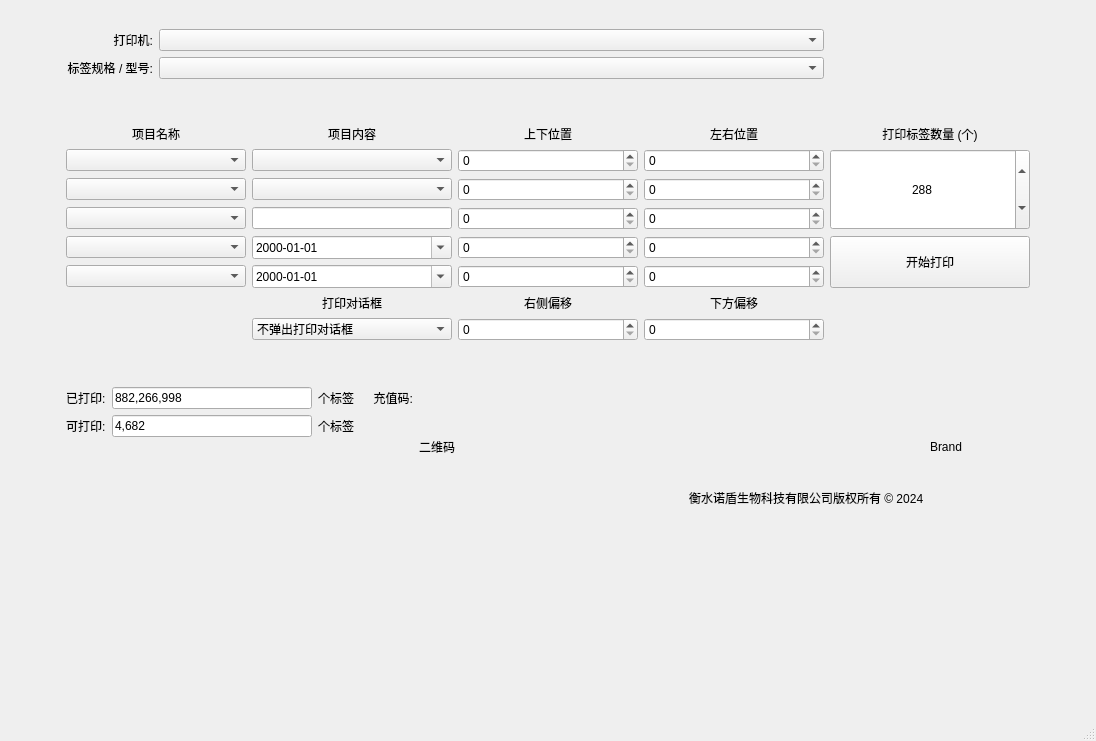
<?xml version="1.0" encoding="UTF-8"?>
<ui version="4.0">
 <class>CentralWidget</class>
 <widget class="QMainWindow" name="CentralWidget">
  <property name="geometry">
   <rect>
    <x>0</x>
    <y>0</y>
    <width>1096</width>
    <height>741</height>
   </rect>
  </property>
  <property name="windowTitle">
   <string>CentralWidget</string>
  </property>
  <property name="class" stdset="0">
   <string>CentralWidget</string>
  </property>
  <widget class="QWidget" name="centralwidget">
   <layout class="QGridLayout" name="gridLayout">
    <item row="1" column="2">
     <spacer name="horizontalSpacer_4">
      <property name="orientation">
       <enum>Qt::Horizontal</enum>
      </property>
      <property name="sizeHint" stdset="0">
       <size>
        <width>40</width>
        <height>20</height>
       </size>
      </property>
     </spacer>
    </item>
    <item row="1" column="1">
     <layout class="QGridLayout" name="gridLayout_2">
      <item row="5" column="4">
       <widget class="QSpinBox" name="spinBox_6">
        <property name="minimumSize">
         <size>
          <width>150</width>
          <height>0</height>
         </size>
        </property>
       </widget>
      </item>
      <item row="13" column="2">
       <widget class="QComboBox" name="comboBox_10">
        <item>
         <property name="text">
          <string>不弹出打印对话框</string>
         </property>
        </item>
        <item>
         <property name="text">
          <string>弹出打印对话框</string>
         </property>
        </item>
       </widget>
      </item>
      <item row="11" column="0" colspan="2">
       <widget class="QComboBox" name="comboBox_7"/>
      </item>
      <item row="9" column="3" rowspan="2">
       <widget class="QSpinBox" name="spinBox_4">
        <property name="minimumSize">
         <size>
          <width>180</width>
          <height>0</height>
         </size>
        </property>
       </widget>
      </item>
      <item row="5" column="3">
       <widget class="QSpinBox" name="spinBox">
        <property name="minimumSize">
         <size>
          <width>150</width>
          <height>0</height>
         </size>
        </property>
       </widget>
      </item>
      <item row="1" column="0">
       <widget class="QLabel" name="label_2">
        <property name="text">
         <string>标签规格 / 型号:</string>
        </property>
        <property name="alignment">
         <set>Qt::AlignRight|Qt::AlignTrailing|Qt::AlignVCenter</set>
        </property>
       </widget>
      </item>
      <item row="8" column="0" colspan="2">
       <widget class="QComboBox" name="comboBox_5"/>
      </item>
      <item row="6" column="2" rowspan="2">
       <widget class="QComboBox" name="comboBox_9"/>
      </item>
      <item row="6" column="3" rowspan="2">
       <widget class="QSpinBox" name="spinBox_2">
        <property name="minimumSize">
         <size>
          <width>180</width>
          <height>0</height>
         </size>
        </property>
       </widget>
      </item>
      <item row="1" column="1" colspan="4">
       <widget class="QComboBox" name="comboBox_2"/>
      </item>
      <item row="2" column="0">
       <spacer name="verticalSpacer_3">
        <property name="orientation">
         <enum>Qt::Vertical</enum>
        </property>
        <property name="sizeType">
         <enum>QSizePolicy::Fixed</enum>
        </property>
        <property name="sizeHint" stdset="0">
         <size>
          <width>20</width>
          <height>40</height>
         </size>
        </property>
       </spacer>
      </item>
      <item row="13" column="3">
       <widget class="QSpinBox" name="spinBox_11">
        <property name="minimumSize">
         <size>
          <width>150</width>
          <height>0</height>
         </size>
        </property>
       </widget>
      </item>
      <item row="11" column="2">
       <widget class="QDateEdit" name="dateEdit_2">
        <property name="displayFormat">
         <string>yyyy-MM-dd</string>
        </property>
        <property name="calendarPopup">
         <bool>true</bool>
        </property>
       </widget>
      </item>
      <item row="11" column="4">
       <widget class="QSpinBox" name="spinBox_10"/>
      </item>
      <item row="9" column="0" rowspan="2" colspan="2">
       <widget class="QComboBox" name="comboBox_6"/>
      </item>
      <item row="0" column="0">
       <widget class="QLabel" name="label">
        <property name="text">
         <string>打印机:</string>
        </property>
        <property name="alignment">
         <set>Qt::AlignRight|Qt::AlignTrailing|Qt::AlignVCenter</set>
        </property>
       </widget>
      </item>
      <item row="9" column="4" rowspan="2">
       <widget class="QSpinBox" name="spinBox_9">
        <property name="minimumSize">
         <size>
          <width>180</width>
          <height>0</height>
         </size>
        </property>
       </widget>
      </item>
      <item row="6" column="0" rowspan="2" colspan="2">
       <widget class="QComboBox" name="comboBox_4"/>
      </item>
      <item row="4" column="2">
       <widget class="QLabel" name="label_4">
        <property name="text">
         <string>项目内容</string>
        </property>
        <property name="alignment">
         <set>Qt::AlignCenter</set>
        </property>
       </widget>
      </item>
      <item row="9" column="2" rowspan="2">
       <widget class="QDateEdit" name="dateEdit_3">
        <property name="displayFormat">
         <string>yyyy-MM-dd</string>
        </property>
        <property name="calendarPopup">
         <bool>true</bool>
        </property>
       </widget>
      </item>
      <item row="4" column="0" colspan="2">
       <widget class="QLabel" name="label_3">
        <property name="text">
         <string>项目名称</string>
        </property>
        <property name="alignment">
         <set>Qt::AlignCenter</set>
        </property>
       </widget>
      </item>
      <item row="8" column="3">
       <widget class="QSpinBox" name="spinBox_3"/>
      </item>
      <item row="12" column="4">
       <widget class="QLabel" name="label_13">
        <property name="text">
         <string>下方偏移</string>
        </property>
        <property name="alignment">
         <set>Qt::AlignCenter</set>
        </property>
       </widget>
      </item>
      <item row="0" column="1" colspan="4">
       <widget class="QComboBox" name="comboBox"/>
      </item>
      <item row="5" column="2">
       <widget class="QComboBox" name="comboBox_8">
        <property name="sizePolicy">
         <sizepolicy hsizetype="Expanding" vsizetype="Fixed">
          <horstretch>0</horstretch>
          <verstretch>0</verstretch>
         </sizepolicy>
        </property>
        <property name="minimumSize">
         <size>
          <width>200</width>
          <height>0</height>
         </size>
        </property>
       </widget>
      </item>
      <item row="11" column="3">
       <widget class="QSpinBox" name="spinBox_5"/>
      </item>
      <item row="13" column="4">
       <widget class="QSpinBox" name="spinBox_12">
        <property name="minimumSize">
         <size>
          <width>150</width>
          <height>0</height>
         </size>
        </property>
       </widget>
      </item>
      <item row="12" column="2">
       <widget class="QLabel" name="label_14">
        <property name="text">
         <string>打印对话框</string>
        </property>
        <property name="alignment">
         <set>Qt::AlignCenter</set>
        </property>
       </widget>
      </item>
      <item row="5" column="5" rowspan="4">
       <widget class="QSpinBox" name="printCountSpinBox">
        <property name="sizePolicy">
         <sizepolicy hsizetype="Minimum" vsizetype="Expanding">
          <horstretch>0</horstretch>
          <verstretch>0</verstretch>
         </sizepolicy>
        </property>
        <property name="minimumSize">
         <size>
          <width>200</width>
          <height>0</height>
         </size>
        </property>
        <property name="maximumSize">
         <size>
          <width>200</width>
          <height>16777215</height>
         </size>
        </property>
        <property name="alignment">
         <set>Qt::AlignCenter</set>
        </property>
        <property name="maximum">
         <number>1000000</number>
        </property>
        <property name="value">
         <number>288</number>
        </property>
        <property name="class" stdset="0">
         <string>PrintCountSpinBox</string>
        </property>
       </widget>
      </item>
      <item row="4" column="5">
       <widget class="QLabel" name="label_7">
        <property name="text">
         <string>打印标签数量 (个)</string>
        </property>
        <property name="alignment">
         <set>Qt::AlignCenter</set>
        </property>
       </widget>
      </item>
      <item row="6" column="4" rowspan="2">
       <widget class="QSpinBox" name="spinBox_7">
        <property name="minimumSize">
         <size>
          <width>180</width>
          <height>0</height>
         </size>
        </property>
       </widget>
      </item>
      <item row="4" column="4">
       <widget class="QLabel" name="label_6">
        <property name="text">
         <string>左右位置</string>
        </property>
        <property name="alignment">
         <set>Qt::AlignCenter</set>
        </property>
       </widget>
      </item>
      <item row="5" column="0" colspan="2">
       <widget class="QComboBox" name="comboBox_3">
        <property name="minimumSize">
         <size>
          <width>180</width>
          <height>0</height>
         </size>
        </property>
       </widget>
      </item>
      <item row="4" column="3">
       <widget class="QLabel" name="label_5">
        <property name="text">
         <string>上下位置</string>
        </property>
        <property name="alignment">
         <set>Qt::AlignCenter</set>
        </property>
       </widget>
      </item>
      <item row="8" column="2">
       <widget class="QLineEdit" name="lineEdit"/>
      </item>
      <item row="12" column="3">
       <widget class="QLabel" name="label_12">
        <property name="text">
         <string>右侧偏移</string>
        </property>
        <property name="alignment">
         <set>Qt::AlignCenter</set>
        </property>
       </widget>
      </item>
      <item row="8" column="4">
       <widget class="QSpinBox" name="spinBox_8">
        <property name="minimumSize">
         <size>
          <width>180</width>
          <height>0</height>
         </size>
        </property>
       </widget>
      </item>
      <item row="9" column="5" rowspan="3">
       <widget class="QPushButton" name="printButton">
        <property name="sizePolicy">
         <sizepolicy hsizetype="Minimum" vsizetype="Expanding">
          <horstretch>0</horstretch>
          <verstretch>0</verstretch>
         </sizepolicy>
        </property>
        <property name="text">
         <string>开始打印</string>
        </property>
        <property name="class" stdset="0">
         <string>PrintButton</string>
        </property>
       </widget>
      </item>
      <item row="14" column="0">
       <spacer name="verticalSpacer_2">
        <property name="orientation">
         <enum>Qt::Vertical</enum>
        </property>
        <property name="sizeType">
         <enum>QSizePolicy::Fixed</enum>
        </property>
        <property name="sizeHint" stdset="0">
         <size>
          <width>20</width>
          <height>40</height>
         </size>
        </property>
       </spacer>
      </item>
      <item row="15" column="0" colspan="6">
       <widget class="QWidget" name="widget" native="true">
        <property name="minimumSize">
         <size>
          <width>0</width>
          <height>0</height>
         </size>
        </property>
        <layout class="QGridLayout" name="gridLayout_3">
         <property name="leftMargin">
          <number>0</number>
         </property>
         <property name="topMargin">
          <number>0</number>
         </property>
         <property name="rightMargin">
          <number>0</number>
         </property>
         <property name="bottomMargin">
          <number>0</number>
         </property>
         <item row="2" column="1">
          <widget class="QLineEdit" name="lineEdit_3">
           <property name="minimumSize">
            <size>
             <width>200</width>
             <height>0</height>
            </size>
           </property>
           <property name="maximumSize">
            <size>
             <width>250</width>
             <height>16777215</height>
            </size>
           </property>
           <property name="text">
            <string>4,682</string>
           </property>
          </widget>
         </item>
         <item row="1" column="0">
          <widget class="QLabel" name="label_8">
           <property name="text">
            <string>已打印:</string>
           </property>
          </widget>
         </item>
         <item row="2" column="0">
          <widget class="QLabel" name="label_10">
           <property name="text">
            <string>可打印:</string>
           </property>
          </widget>
         </item>
         <item row="1" column="4" rowspan="3">
          <widget class="QLabel" name="qrLabel">
           <property name="sizePolicy">
            <sizepolicy hsizetype="Fixed" vsizetype="Fixed">
             <horstretch>0</horstretch>
             <verstretch>0</verstretch>
            </sizepolicy>
           </property>
           <property name="minimumSize">
            <size>
             <width>120</width>
             <height>120</height>
            </size>
           </property>
           <property name="maximumSize">
            <size>
             <width>120</width>
             <height>120</height>
            </size>
           </property>
           <property name="baseSize">
            <size>
             <width>0</width>
             <height>0</height>
            </size>
           </property>
           <property name="text">
            <string>二维码</string>
           </property>
           <property name="class" stdset="0">
            <string>QrCodeLabel</string>
           </property>
          </widget>
         </item>
         <item row="1" column="2">
          <widget class="QLabel" name="label_9">
           <property name="text">
            <string>个标签</string>
           </property>
          </widget>
         </item>
         <item row="1" column="3">
          <widget class="QLabel" name="label_15">
           <property name="text">
            <string>    充值码:</string>
           </property>
           <property name="alignment">
            <set>Qt::AlignRight|Qt::AlignTrailing|Qt::AlignVCenter</set>
           </property>
          </widget>
         </item>
         <item row="1" column="1">
          <widget class="QLineEdit" name="lineEdit_2">
           <property name="minimumSize">
            <size>
             <width>200</width>
             <height>0</height>
            </size>
           </property>
           <property name="maximumSize">
            <size>
             <width>250</width>
             <height>16777215</height>
            </size>
           </property>
           <property name="text">
            <string>882,266,998</string>
           </property>
          </widget>
         </item>
         <item row="2" column="2">
          <widget class="QLabel" name="label_11">
           <property name="text">
            <string>个标签</string>
           </property>
          </widget>
         </item>
         <item row="1" column="6" rowspan="3">
          <widget class="QLabel" name="label_17">
           <property name="text">
            <string>衡水诺盾生物科技有限公司版权所有 © 2024</string>
           </property>
           <property name="alignment">
            <set>Qt::AlignBottom|Qt::AlignLeading|Qt::AlignLeft</set>
           </property>
           <property name="class" stdset="0">
            <string>CopyrightLabel</string>
           </property>
          </widget>
         </item>
         <item row="1" column="7" rowspan="3">
          <widget class="QLabel" name="brandLabel">
           <property name="minimumSize">
            <size>
             <width>100</width>
             <height>60</height>
            </size>
           </property>
           <property name="autoFillBackground">
            <bool>false</bool>
           </property>
           <property name="text">
            <string>Brand</string>
           </property>
           <property name="class" stdset="0">
            <string>BrandLabel</string>
           </property>
          </widget>
         </item>
         <item row="2" column="5">
          <spacer name="horizontalSpacer">
           <property name="orientation">
            <enum>Qt::Horizontal</enum>
           </property>
           <property name="sizeHint" stdset="0">
            <size>
             <width>40</width>
             <height>20</height>
            </size>
           </property>
          </spacer>
         </item>
        </layout>
       </widget>
      </item>
     </layout>
    </item>
    <item row="2" column="1">
     <spacer name="verticalSpacer_6">
      <property name="orientation">
       <enum>Qt::Vertical</enum>
      </property>
      <property name="sizeHint" stdset="0">
       <size>
        <width>20</width>
        <height>40</height>
       </size>
      </property>
     </spacer>
    </item>
    <item row="1" column="0">
     <spacer name="horizontalSpacer_3">
      <property name="orientation">
       <enum>Qt::Horizontal</enum>
      </property>
      <property name="sizeHint" stdset="0">
       <size>
        <width>40</width>
        <height>20</height>
       </size>
      </property>
     </spacer>
    </item>
    <item row="0" column="1">
     <spacer name="verticalSpacer_4">
      <property name="orientation">
       <enum>Qt::Vertical</enum>
      </property>
      <property name="sizeType">
       <enum>QSizePolicy::Fixed</enum>
      </property>
      <property name="sizeHint" stdset="0">
       <size>
        <width>20</width>
        <height>20</height>
       </size>
      </property>
     </spacer>
    </item>
   </layout>
  </widget>
  <widget class="QMenuBar" name="menubar">
   <property name="geometry">
    <rect>
     <x>0</x>
     <y>0</y>
     <width>1096</width>
     <height>37</height>
    </rect>
   </property>
  </widget>
  <widget class="QStatusBar" name="statusbar"/>
 </widget>
 <resources/>
 <connections/>
</ui>
